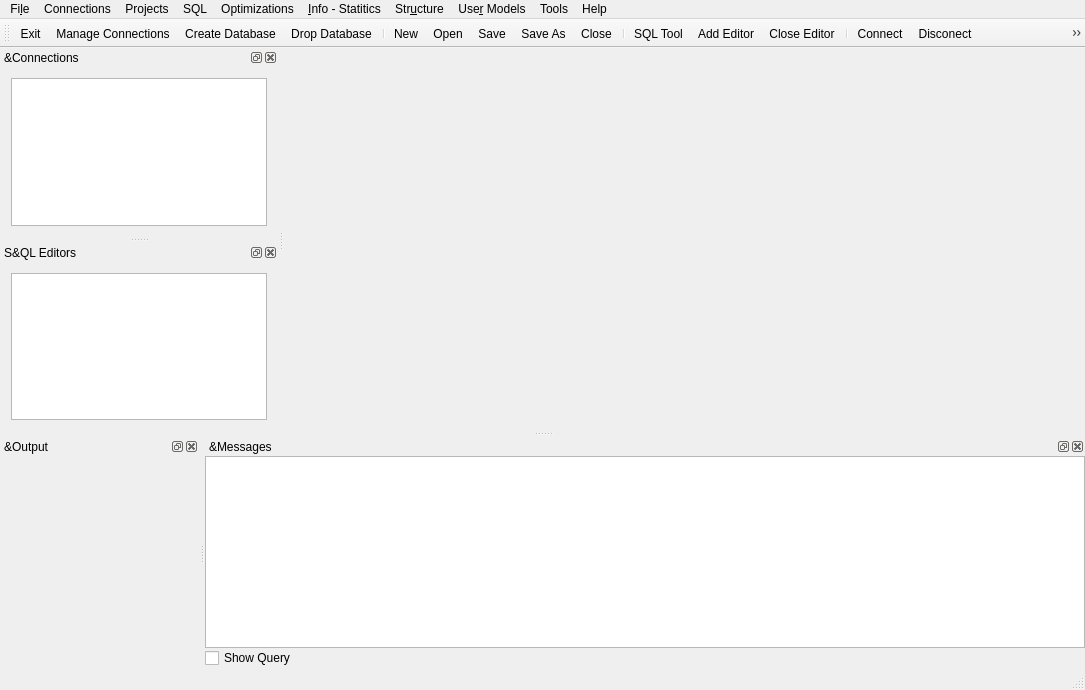
<?xml version="1.0" encoding="UTF-8"?>
<ui version="4.0">
 <class>MainWindow</class>
 <widget class="QMainWindow" name="MainWindow">
  <property name="geometry">
   <rect>
    <x>0</x>
    <y>0</y>
    <width>1085</width>
    <height>690</height>
   </rect>
  </property>
  <property name="windowTitle">
   <string>PostgreSQL DBA Tool</string>
  </property>
  <widget class="QWidget" name="centralWidget">
   <layout class="QVBoxLayout" name="verticalLayout_5">
    <property name="spacing">
     <number>0</number>
    </property>
    <property name="leftMargin">
     <number>0</number>
    </property>
    <property name="topMargin">
     <number>0</number>
    </property>
    <property name="rightMargin">
     <number>0</number>
    </property>
    <property name="bottomMargin">
     <number>0</number>
    </property>
    <item>
     <widget class="QStackedWidget" name="main_stack"/>
    </item>
   </layout>
  </widget>
  <widget class="QMenuBar" name="menuBar">
   <property name="geometry">
    <rect>
     <x>0</x>
     <y>0</y>
     <width>1085</width>
     <height>30</height>
    </rect>
   </property>
   <widget class="QMenu" name="menuFile">
    <property name="title">
     <string>Fi&amp;le</string>
    </property>
    <addaction name="actionNew"/>
    <addaction name="actionOpen"/>
    <addaction name="actionSave"/>
    <addaction name="actionSave_As"/>
    <addaction name="actionClose"/>
    <addaction name="separator"/>
    <addaction name="actionExit"/>
   </widget>
   <widget class="QMenu" name="menuSQL">
    <property name="title">
     <string>SQL</string>
    </property>
    <addaction name="actionSQL_Tool"/>
    <addaction name="separator"/>
    <addaction name="actionSave_SQL_Tool"/>
    <addaction name="actionSave_SQL_Tool_As"/>
    <addaction name="actionOpen_SQL_Tool_Set"/>
    <addaction name="separator"/>
    <addaction name="actionAdd_Editor"/>
    <addaction name="actionClose_Editor"/>
    <addaction name="separator"/>
    <addaction name="actionConnect"/>
    <addaction name="actionDisconect"/>
    <addaction name="separator"/>
    <addaction name="actionStart_Transaction"/>
    <addaction name="actionRollback_Transaction"/>
    <addaction name="actionCommit_Transaction"/>
    <addaction name="actionExecute"/>
    <addaction name="actionCancel_Current_Query"/>
    <addaction name="separator"/>
    <addaction name="actionExecute_Saved_Model"/>
   </widget>
   <widget class="QMenu" name="menuConnections">
    <property name="title">
     <string>Connections</string>
    </property>
    <addaction name="actionManageConnections"/>
    <addaction name="actionDatabase_to_Database"/>
    <addaction name="actionCreate_Database"/>
    <addaction name="actionDrop_Database"/>
   </widget>
   <widget class="QMenu" name="menuTools">
    <property name="title">
     <string>Tools</string>
    </property>
    <addaction name="actionManage_Plugins"/>
    <addaction name="actionConfigurations"/>
    <addaction name="separator"/>
    <addaction name="actionScan_Model_Directory"/>
   </widget>
   <widget class="QMenu" name="menuHelp">
    <property name="title">
     <string>Help</string>
    </property>
    <addaction name="actionAbout_Program"/>
   </widget>
   <widget class="QMenu" name="menuStatitics">
    <property name="title">
     <string>&amp;Info - Statitics</string>
    </property>
    <widget class="QMenu" name="menuIndexes">
     <property name="title">
      <string>&amp;Indexes</string>
     </property>
     <addaction name="actionIndexes_Sizes"/>
     <addaction name="actionIndexes_Bloat"/>
     <addaction name="actionStat_All_Indexes"/>
     <addaction name="actionUseless_Indexes"/>
     <addaction name="actionWasted_Index_Space"/>
    </widget>
    <widget class="QMenu" name="menuDatabase">
     <property name="title">
      <string>&amp;Database</string>
     </property>
     <widget class="QMenu" name="menuAll_Databases">
      <property name="title">
       <string>&amp;All Databases</string>
      </property>
      <addaction name="actionDatabases"/>
      <addaction name="actionDatabases_Statistics"/>
      <addaction name="actionDatabase_Conflicts"/>
      <addaction name="actionCache_Hit_Ratio"/>
     </widget>
     <widget class="QMenu" name="menuCurrent_Database">
      <property name="title">
       <string>&amp;Current Database</string>
      </property>
      <addaction name="actionBlocking_Processes"/>
      <addaction name="actionBlocking_Process_With_Applications"/>
     </widget>
     <addaction name="menuAll_Databases"/>
     <addaction name="menuCurrent_Database"/>
    </widget>
    <widget class="QMenu" name="menuSettings">
     <property name="title">
      <string>&amp;Settings</string>
     </property>
     <addaction name="actionTCP_Settings"/>
     <addaction name="actionAutovacuum_Settings"/>
     <addaction name="actionLog_Settings"/>
     <addaction name="actionLanguage_Settings"/>
     <addaction name="actionSSL_Settings"/>
     <addaction name="actionAll_Other_Settings"/>
    </widget>
    <addaction name="menuDatabase"/>
    <addaction name="menuIndexes"/>
    <addaction name="menuSettings"/>
   </widget>
   <widget class="QMenu" name="menuStructure">
    <property name="title">
     <string>Str&amp;ucture</string>
    </property>
    <widget class="QMenu" name="menuFunctions">
     <property name="title">
      <string>&amp;Functions</string>
     </property>
     <addaction name="actionNormal_Functions"/>
     <addaction name="actionTrigger_Functions_By_Schema"/>
     <addaction name="actionAll_Functions_By_Schema"/>
    </widget>
    <addaction name="actionSchemas"/>
    <addaction name="actionList_of_Tables"/>
    <addaction name="actionList_of_Views"/>
    <addaction name="menuFunctions"/>
   </widget>
   <widget class="QMenu" name="menuUser_Models">
    <property name="title">
     <string>Use&amp;r Models</string>
    </property>
   </widget>
   <widget class="QMenu" name="menuOptimizations">
    <property name="title">
     <string>Optimizations</string>
    </property>
    <addaction name="actionExplain"/>
    <addaction name="separator"/>
    <addaction name="actionPlanner_Method_Settings"/>
    <addaction name="actionGenetic_Query_Optimization_Settings"/>
    <addaction name="actionPallelism_Settings"/>
    <addaction name="actionWorkers_Settings"/>
    <addaction name="actionOther_Planner_Related_Settings"/>
   </widget>
   <widget class="QMenu" name="menuProjects">
    <property name="title">
     <string>Projects</string>
    </property>
    <addaction name="actionNew_Project"/>
    <addaction name="actionOpen_Project"/>
    <addaction name="actionClose_Project"/>
    <addaction name="separator"/>
    <addaction name="actionProject_Options"/>
   </widget>
   <addaction name="menuFile"/>
   <addaction name="menuConnections"/>
   <addaction name="menuProjects"/>
   <addaction name="menuSQL"/>
   <addaction name="menuOptimizations"/>
   <addaction name="menuStatitics"/>
   <addaction name="menuStructure"/>
   <addaction name="menuUser_Models"/>
   <addaction name="menuTools"/>
   <addaction name="menuHelp"/>
  </widget>
  <widget class="QToolBar" name="mainToolBar">
   <property name="iconSize">
    <size>
     <width>32</width>
     <height>32</height>
    </size>
   </property>
   <attribute name="toolBarArea">
    <enum>TopToolBarArea</enum>
   </attribute>
   <attribute name="toolBarBreak">
    <bool>false</bool>
   </attribute>
   <addaction name="actionExit"/>
   <addaction name="actionManageConnections"/>
   <addaction name="actionCreate_Database"/>
   <addaction name="actionDrop_Database"/>
   <addaction name="separator"/>
   <addaction name="actionNew"/>
   <addaction name="actionOpen"/>
   <addaction name="actionSave"/>
   <addaction name="actionSave_As"/>
   <addaction name="actionClose"/>
   <addaction name="separator"/>
   <addaction name="actionSQL_Tool"/>
   <addaction name="actionAdd_Editor"/>
   <addaction name="actionClose_Editor"/>
   <addaction name="separator"/>
   <addaction name="actionConnect"/>
   <addaction name="actionDisconect"/>
   <addaction name="actionStart_Transaction"/>
   <addaction name="actionRollback_Transaction"/>
   <addaction name="actionCommit_Transaction"/>
   <addaction name="actionExecute"/>
   <addaction name="actionExplain"/>
   <addaction name="actionCancel_Current_Query"/>
  </widget>
  <widget class="QStatusBar" name="statusBar"/>
  <widget class="QDockWidget" name="dockWidget">
   <property name="windowTitle">
    <string>&amp;Connections</string>
   </property>
   <attribute name="dockWidgetArea">
    <number>1</number>
   </attribute>
   <widget class="QWidget" name="dockWidgetContents">
    <layout class="QVBoxLayout" name="verticalLayout">
     <item>
      <widget class="QListWidget" name="connection_list"/>
     </item>
    </layout>
   </widget>
  </widget>
  <widget class="QDockWidget" name="dockWidget_2">
   <property name="windowTitle">
    <string>S&amp;QL Editors</string>
   </property>
   <attribute name="dockWidgetArea">
    <number>1</number>
   </attribute>
   <widget class="QWidget" name="dockWidgetContents_2">
    <layout class="QVBoxLayout" name="verticalLayout_2">
     <item>
      <widget class="QListWidget" name="editor_list"/>
     </item>
    </layout>
   </widget>
  </widget>
  <widget class="QDockWidget" name="dockWidget_3">
   <property name="allowedAreas">
    <set>Qt::BottomDockWidgetArea|Qt::TopDockWidgetArea</set>
   </property>
   <property name="windowTitle">
    <string>&amp;Output</string>
   </property>
   <attribute name="dockWidgetArea">
    <number>8</number>
   </attribute>
   <widget class="QWidget" name="dockWidgetContents_3">
    <layout class="QHBoxLayout" name="horizontalLayout">
     <property name="spacing">
      <number>0</number>
     </property>
     <property name="leftMargin">
      <number>0</number>
     </property>
     <property name="topMargin">
      <number>0</number>
     </property>
     <property name="rightMargin">
      <number>0</number>
     </property>
     <property name="bottomMargin">
      <number>0</number>
     </property>
     <item>
      <layout class="QVBoxLayout" name="verticalLayout_4">
       <property name="spacing">
        <number>0</number>
       </property>
       <item>
        <widget class="QStackedWidget" name="output_stack"/>
       </item>
      </layout>
     </item>
    </layout>
   </widget>
  </widget>
  <widget class="QDockWidget" name="dockWidget_4">
   <property name="floating">
    <bool>false</bool>
   </property>
   <property name="windowTitle">
    <string>&amp;Messages</string>
   </property>
   <attribute name="dockWidgetArea">
    <number>8</number>
   </attribute>
   <widget class="QWidget" name="dockWidgetContents_4">
    <layout class="QVBoxLayout" name="verticalLayout_3" stretch="0,0">
     <property name="spacing">
      <number>0</number>
     </property>
     <property name="leftMargin">
      <number>0</number>
     </property>
     <property name="topMargin">
      <number>0</number>
     </property>
     <property name="rightMargin">
      <number>0</number>
     </property>
     <property name="bottomMargin">
      <number>0</number>
     </property>
     <item>
      <widget class="QPlainTextEdit" name="message_output">
       <property name="font">
        <font>
         <family>Courier 10 Pitch</family>
        </font>
       </property>
       <property name="readOnly">
        <bool>true</bool>
       </property>
      </widget>
     </item>
     <item>
      <widget class="QCheckBox" name="show_query">
       <property name="text">
        <string>Show Query</string>
       </property>
      </widget>
     </item>
    </layout>
   </widget>
  </widget>
  <action name="actionExit">
   <property name="icon">
    <iconset resource="pgdbatool.qrc">
     <normaloff>:/icons/images/icons/icons8-exit-sign-40.png</normaloff>:/icons/images/icons/icons8-exit-sign-40.png</iconset>
   </property>
   <property name="text">
    <string>&amp;Exit</string>
   </property>
   <property name="shortcut">
    <string>Ctrl+Q</string>
   </property>
  </action>
  <action name="actionNew">
   <property name="icon">
    <iconset resource="pgdbatool.qrc">
     <normaloff>:/icons/images/icons/icons8-add-file-40.png</normaloff>:/icons/images/icons/icons8-add-file-40.png</iconset>
   </property>
   <property name="text">
    <string>&amp;New...</string>
   </property>
   <property name="shortcut">
    <string>Ctrl+N</string>
   </property>
  </action>
  <action name="actionOpen">
   <property name="icon">
    <iconset resource="pgdbatool.qrc">
     <normaloff>:/icons/images/icons/icons8-opened-folder-40.png</normaloff>:/icons/images/icons/icons8-opened-folder-40.png</iconset>
   </property>
   <property name="text">
    <string>&amp;Open</string>
   </property>
   <property name="shortcut">
    <string>Ctrl+O</string>
   </property>
  </action>
  <action name="actionSave">
   <property name="icon">
    <iconset resource="pgdbatool.qrc">
     <normaloff>:/icons/images/icons/icons8-save-40.png</normaloff>:/icons/images/icons/icons8-save-40.png</iconset>
   </property>
   <property name="text">
    <string>&amp;Save</string>
   </property>
   <property name="shortcut">
    <string>Ctrl+S</string>
   </property>
  </action>
  <action name="actionSave_As">
   <property name="icon">
    <iconset resource="pgdbatool.qrc">
     <normaloff>:/icons/images/icons/icons8-save-as-40.png</normaloff>:/icons/images/icons/icons8-save-as-40.png</iconset>
   </property>
   <property name="text">
    <string>Sa&amp;ve As...</string>
   </property>
   <property name="shortcut">
    <string>Ctrl+Shift+S</string>
   </property>
  </action>
  <action name="actionSQL_Tool">
   <property name="icon">
    <iconset resource="pgdbatool.qrc">
     <normaloff>:/icons/images/icons/icons8-upload-link-document-40.png</normaloff>:/icons/images/icons/icons8-upload-link-document-40.png</iconset>
   </property>
   <property name="text">
    <string>&amp;SQL Tool</string>
   </property>
  </action>
  <action name="actionManageConnections">
   <property name="icon">
    <iconset resource="pgdbatool.qrc">
     <normaloff>:/icons/images/icons/icons8-database-administrator-48.png</normaloff>:/icons/images/icons/icons8-database-administrator-48.png</iconset>
   </property>
   <property name="text">
    <string>&amp;Manage Connections</string>
   </property>
   <property name="shortcut">
    <string>F10</string>
   </property>
  </action>
  <action name="actionDatabase_to_Database">
   <property name="icon">
    <iconset resource="pgdbatool.qrc">
     <normaloff>:/icons/images/icons/icons8-copy-40.png</normaloff>:/icons/images/icons/icons8-copy-40.png</iconset>
   </property>
   <property name="text">
    <string>&amp;Database to Database</string>
   </property>
  </action>
  <action name="actionAdd_Editor">
   <property name="icon">
    <iconset resource="pgdbatool.qrc">
     <normaloff>:/icons/images/icons/icons8-edit-file-40.png</normaloff>:/icons/images/icons/icons8-edit-file-40.png</iconset>
   </property>
   <property name="text">
    <string>&amp;Add Editor</string>
   </property>
  </action>
  <action name="actionClose_Editor">
   <property name="icon">
    <iconset resource="pgdbatool.qrc">
     <normaloff>:/icons/images/icons/icons8-delete-file-40.png</normaloff>:/icons/images/icons/icons8-delete-file-40.png</iconset>
   </property>
   <property name="text">
    <string>&amp;Close Editor</string>
   </property>
  </action>
  <action name="actionCreate_Database">
   <property name="icon">
    <iconset resource="pgdbatool.qrc">
     <normaloff>:/icons/images/icons/icons8-add-database-48.png</normaloff>:/icons/images/icons/icons8-add-database-48.png</iconset>
   </property>
   <property name="text">
    <string>&amp;Create Database</string>
   </property>
  </action>
  <action name="actionDrop_Database">
   <property name="icon">
    <iconset resource="pgdbatool.qrc">
     <normaloff>:/icons/images/icons/icons8-delete-database-48.png</normaloff>:/icons/images/icons/icons8-delete-database-48.png</iconset>
   </property>
   <property name="text">
    <string>D&amp;rop Database</string>
   </property>
  </action>
  <action name="actionStart_Transaction">
   <property name="icon">
    <iconset resource="pgdbatool.qrc">
     <normaloff>:/icons/images/icons/icons8-tollbooth-40.png</normaloff>:/icons/images/icons/icons8-tollbooth-40.png</iconset>
   </property>
   <property name="text">
    <string>Start Tra&amp;nsaction</string>
   </property>
   <property name="shortcut">
    <string>Alt+S</string>
   </property>
  </action>
  <action name="actionRollback_Transaction">
   <property name="icon">
    <iconset resource="pgdbatool.qrc">
     <normaloff>:/icons/images/icons/icons8-delete-40.png</normaloff>:/icons/images/icons/icons8-delete-40.png</iconset>
   </property>
   <property name="text">
    <string>&amp;Rollback Transaction</string>
   </property>
   <property name="shortcut">
    <string>Ctrl+Shift+R</string>
   </property>
  </action>
  <action name="actionCommit_Transaction">
   <property name="icon">
    <iconset resource="pgdbatool.qrc">
     <normaloff>:/icons/images/icons/icons8-below-40.png</normaloff>:/icons/images/icons/icons8-below-40.png</iconset>
   </property>
   <property name="text">
    <string>Co&amp;mmit Transaction</string>
   </property>
   <property name="shortcut">
    <string>Ctrl+Shift+C</string>
   </property>
  </action>
  <action name="actionManage_Plugins">
   <property name="icon">
    <iconset resource="pgdbatool.qrc">
     <normaloff>:/icons/images/icons/icons8-module-40.png</normaloff>:/icons/images/icons/icons8-module-40.png</iconset>
   </property>
   <property name="text">
    <string>&amp;Manage Plugins</string>
   </property>
  </action>
  <action name="actionAbout_Program">
   <property name="text">
    <string>&amp;About Program...</string>
   </property>
  </action>
  <action name="actionConnect">
   <property name="icon">
    <iconset resource="pgdbatool.qrc">
     <normaloff>:/icons/images/icons/icons8-connected-40.png</normaloff>:/icons/images/icons/icons8-connected-40.png</iconset>
   </property>
   <property name="text">
    <string>C&amp;onnect</string>
   </property>
   <property name="shortcut">
    <string>F3</string>
   </property>
  </action>
  <action name="actionDisconect">
   <property name="icon">
    <iconset resource="pgdbatool.qrc">
     <normaloff>:/icons/images/icons/icons8-disconnected-40.png</normaloff>:/icons/images/icons/icons8-disconnected-40.png</iconset>
   </property>
   <property name="text">
    <string>&amp;Disconect</string>
   </property>
   <property name="shortcut">
    <string>F4</string>
   </property>
  </action>
  <action name="actionConfigurations">
   <property name="text">
    <string>&amp;Configurations</string>
   </property>
  </action>
  <action name="actionClose">
   <property name="icon">
    <iconset resource="pgdbatool.qrc">
     <normaloff>:/icons/images/icons/icons8-cancel-40.png</normaloff>:/icons/images/icons/icons8-cancel-40.png</iconset>
   </property>
   <property name="text">
    <string>&amp;Close</string>
   </property>
   <property name="shortcut">
    <string>Ctrl+W</string>
   </property>
  </action>
  <action name="actionExecute">
   <property name="icon">
    <iconset resource="pgdbatool.qrc">
     <normaloff>:/icons/images/icons/icons8-gears-48.png</normaloff>:/icons/images/icons/icons8-gears-48.png</iconset>
   </property>
   <property name="text">
    <string>&amp;Execute</string>
   </property>
   <property name="shortcut">
    <string>F9</string>
   </property>
  </action>
  <action name="actionIndexes_Sizes">
   <property name="text">
    <string>&amp;Indexes Sizes</string>
   </property>
  </action>
  <action name="actionIndexes_Bloat">
   <property name="text">
    <string>Indexes &amp;Bloat</string>
   </property>
  </action>
  <action name="actionStat_All_Indexes">
   <property name="text">
    <string>&amp;Stat All Indexes</string>
   </property>
  </action>
  <action name="actionUseless_Indexes">
   <property name="text">
    <string>Useless Indexes</string>
   </property>
  </action>
  <action name="actionWasted_Index_Space">
   <property name="text">
    <string>&amp;Wasted Index Space</string>
   </property>
  </action>
  <action name="actionUseless_Indexes">
   <property name="text">
    <string>&amp;Useless Indexes</string>
   </property>
  </action>
  <action name="actionExecute_Saved_Model">
   <property name="text">
    <string>E&amp;xecute Saved Model</string>
   </property>
  </action>
  <action name="actionScan_Model_Directory">
   <property name="text">
    <string>&amp;Scan Model Directory</string>
   </property>
  </action>
  <action name="actionDatabases">
   <property name="text">
    <string>&amp;Databases</string>
   </property>
  </action>
  <action name="actionDatabase_Conflicts">
   <property name="text">
    <string>Data&amp;base Conflicts</string>
   </property>
  </action>
  <action name="actionCache_Hit_Ratio">
   <property name="text">
    <string>&amp;Cache Hit Ratio</string>
   </property>
  </action>
  <action name="actionDatabases_Statistics">
   <property name="text">
    <string>Databases &amp;Statistics</string>
   </property>
  </action>
  <action name="actionBlocking_Processes">
   <property name="text">
    <string>&amp;Blocking Processes</string>
   </property>
  </action>
  <action name="actionBlocking_Process_With_Applications">
   <property name="text">
    <string>Blocking &amp;Process With Applications</string>
   </property>
  </action>
  <action name="actionList_of_Tables">
   <property name="text">
    <string>&amp;List of Tables By Schema</string>
   </property>
  </action>
  <action name="actionSave_SQL_Tool">
   <property name="text">
    <string>Sa&amp;ve SQL Tool Set</string>
   </property>
  </action>
  <action name="actionSave_SQL_Tool_As">
   <property name="text">
    <string>Save S&amp;QL Tool Set As...</string>
   </property>
  </action>
  <action name="actionOpen_SQL_Tool_Set">
   <property name="text">
    <string>O&amp;pen SQL Tool Set</string>
   </property>
  </action>
  <action name="actionSchemas">
   <property name="text">
    <string>&amp;Schemas</string>
   </property>
  </action>
  <action name="actionTCP_Settings">
   <property name="text">
    <string>&amp;TCP Settings</string>
   </property>
  </action>
  <action name="actionAutovacuum_Settings">
   <property name="text">
    <string>&amp;Autovacuum And Vacuum Settings</string>
   </property>
  </action>
  <action name="actionLog_Settings">
   <property name="text">
    <string>&amp;Log Settings</string>
   </property>
  </action>
  <action name="actionLanguage_Settings">
   <property name="text">
    <string>La&amp;nguage Settings</string>
   </property>
  </action>
  <action name="actionAll_Other_Settings">
   <property name="text">
    <string>All &amp;Other Settings</string>
   </property>
  </action>
  <action name="actionSSL_Settings">
   <property name="text">
    <string>&amp;SSL Settings</string>
   </property>
  </action>
  <action name="actionExplain">
   <property name="icon">
    <iconset resource="pgdbatool.qrc">
     <normaloff>:/icons/images/icons/icons8-gears_question-48.png</normaloff>:/icons/images/icons/icons8-gears_question-48.png</iconset>
   </property>
   <property name="text">
    <string>Exp&amp;lain</string>
   </property>
   <property name="shortcut">
    <string>F7</string>
   </property>
  </action>
  <action name="actionCancel_Current_Query">
   <property name="icon">
    <iconset resource="pgdbatool.qrc">
     <normaloff>:/icons/images/icons/icons8-stop_query-48.png</normaloff>:/icons/images/icons/icons8-stop_query-48.png</iconset>
   </property>
   <property name="text">
    <string>Cancel C&amp;urrent Query</string>
   </property>
  </action>
  <action name="actionNormal_Functions">
   <property name="text">
    <string>&amp;Normal Functions By Schema</string>
   </property>
  </action>
  <action name="actionTrigger_Functions_By_Schema">
   <property name="text">
    <string>&amp;Trigger Functions By Schema</string>
   </property>
  </action>
  <action name="actionAll_Functions_By_Schema">
   <property name="text">
    <string>&amp;All Functions By Schema</string>
   </property>
  </action>
  <action name="actionList_of_Views">
   <property name="text">
    <string>List of Views By Schema</string>
   </property>
  </action>
  <action name="actionPlanner_Method_Settings">
   <property name="text">
    <string>Planner Method Settings</string>
   </property>
  </action>
  <action name="actionGenetic_Query_Optimization_Settings">
   <property name="text">
    <string>Genetic Query Optimization Settings</string>
   </property>
  </action>
  <action name="actionPallelism_Settings">
   <property name="text">
    <string>Pallelism Settings</string>
   </property>
  </action>
  <action name="actionOther_Planner_Related_Settings">
   <property name="text">
    <string>Other Planner Related Settings</string>
   </property>
  </action>
  <action name="actionWorkers_Settings">
   <property name="text">
    <string>Workers Settings</string>
   </property>
  </action>
  <action name="actionNew_Project">
   <property name="text">
    <string>New Project...</string>
   </property>
  </action>
  <action name="actionOpen_Project">
   <property name="text">
    <string>Open Project...</string>
   </property>
  </action>
  <action name="actionClose_Project">
   <property name="text">
    <string>Close Project</string>
   </property>
  </action>
  <action name="actionProject_Options">
   <property name="text">
    <string>Project Options...</string>
   </property>
  </action>
 </widget>
 <layoutdefault spacing="6" margin="11"/>
 <resources>
  <include location="pgdbatool.qrc"/>
 </resources>
 <connections/>
</ui>
